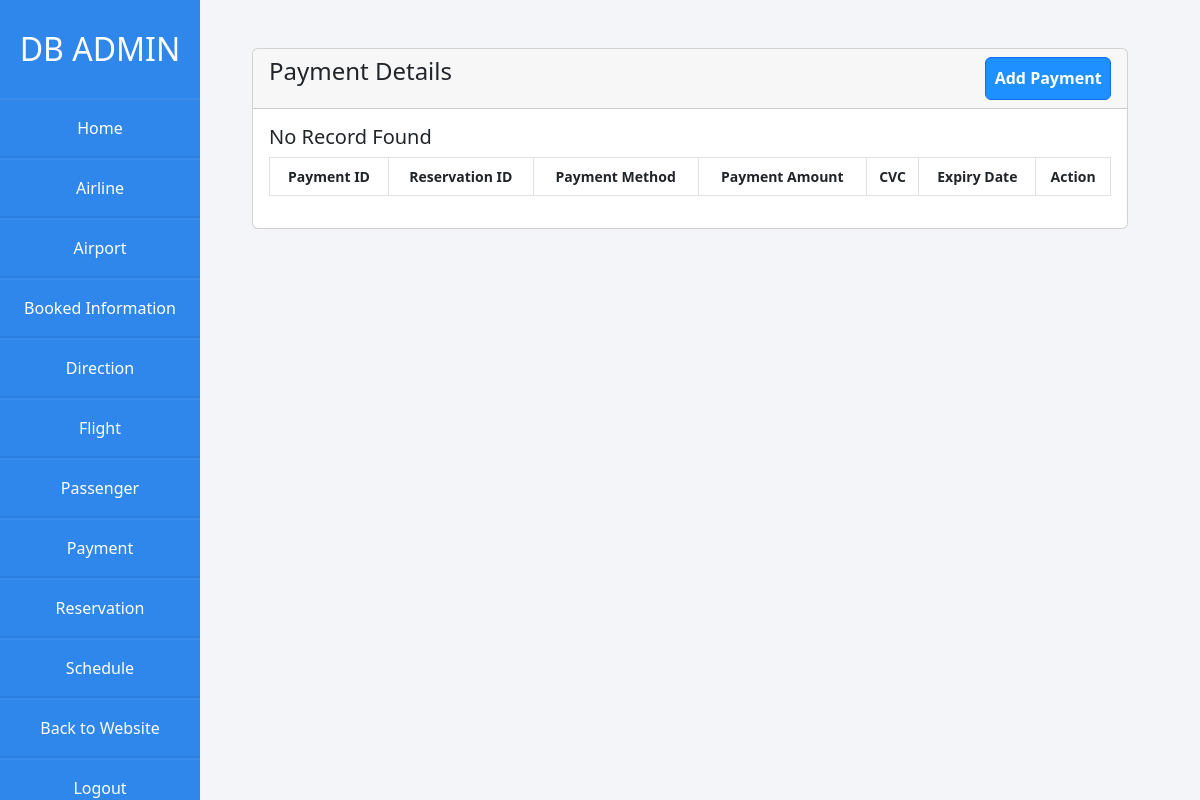
The page /Airlines/admin/payment.php on the database as committed earlier.
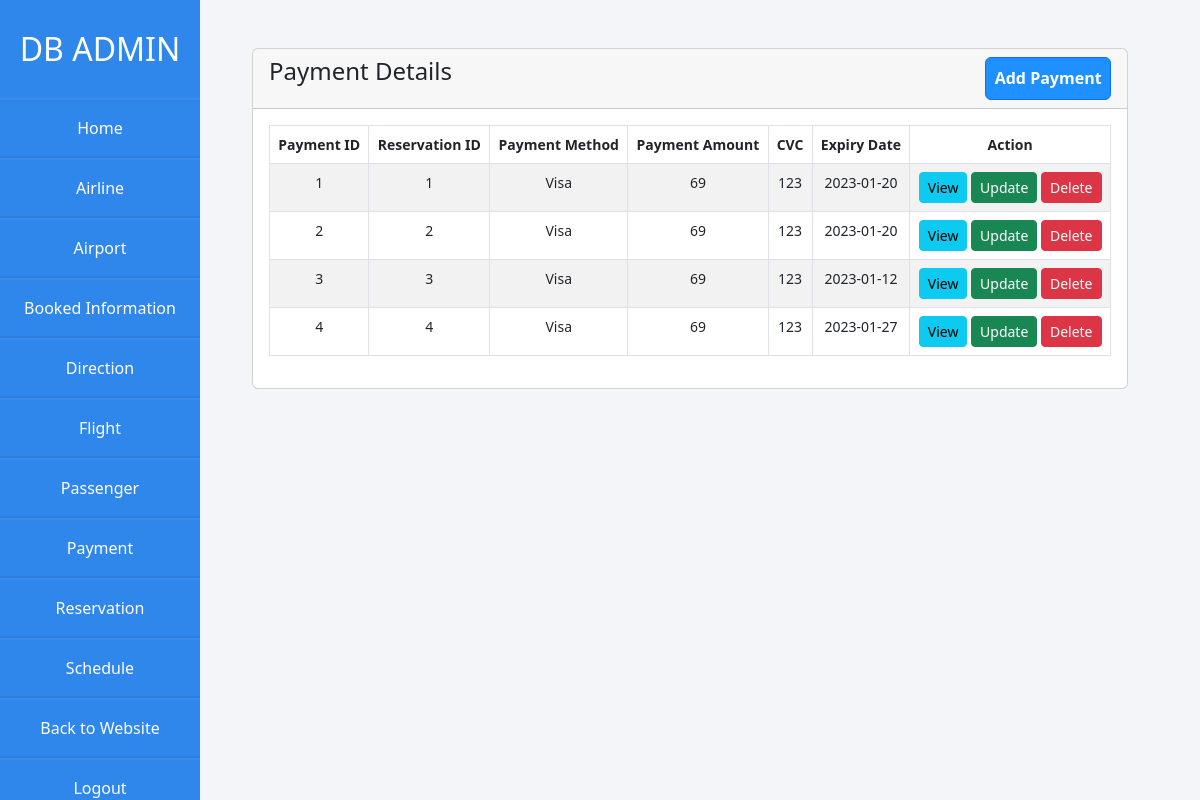
The same page on the database as committed later.
### tables this page shows
CREATE TABLE `payment` (
  `payment_id` int(10) NOT NULL,
  `reservation_id` int(10) NOT NULL,
  `payment_method` varchar(20) NOT NULL,
  `payment_amount` int(11) NOT NULL,
  `cvc` int(3) NOT NULL,
  `expiry_date` date NOT NULL
);

### Airlines/admin/payment.php (the view, shortened to what this page needs)
<?php
  require 'dbcon.php';
?>
<!doctype html>
<html lang="en">
  <head>
    <link href="https://cdn.jsdelivr.net/npm/bootstrap@5.2.0-beta1/dist/css/bootstrap.min.css" rel="stylesheet">
    <link rel="stylesheet" href="css/styles.css">
  </head>
  <body>
    <div class="wrapper">
      <div class="sidebar">
        <h2>DB Admin</h2>
        <li><a href="admin.php">Home</a></li>
        <li><a href="airline.php">Airline</a></li>
        <li><a href="airport.php">Airport</a></li>
        <li><a href="booked-information.php">Booked Information</a></li>
        <li><a href="direction.php">Direction</a></li>
        <li><a href="flight.php">Flight</a></li>
        <li><a href="passenger.php">Passenger</a></li>
        <li><a href="payment.php">Payment</a></li>
        <li><a href="reservation.php">Reservation</a></li>
        <li><a href="schedule.php">Schedule</a></li>
        <li><a href="../home.php"> Back to Website</a></li>
        <li><a href="logout-admin.php"> Logout</a></li>
      </div>
    </div>
    <div class="container mt-5">
      <div class="row">
        <div class="col-md-12">
          <div class="card">
            <div class="card-header">
              <h4>Payment Details
                <a href="payment-create.php" class="btn btn-primary float-end">Add Payment</a>
              </h4>
            </div>
            <div class="card-body">
              <table class="table table-bordered table-striped">
                  <thead>
                      <tr>
                        <th>Payment ID</th>
                        <th>Reservation ID</th>
                        <th>Payment Method</th>
                        <th>Payment Amount</th>
                        <th>CVC</th>
                        <th>Expiry Date</th>
                        <th>Action</th>
                      </tr>
                  </thead>
                  <tbody>
                    <?php
                      $query = "SELECT * FROM payment";
                      $query_run = mysqli_query($con, $query);
                      if(mysqli_num_rows($query_run) > 0){
                        foreach($query_run as $payment){
                          ?>
                          <tr>
                            <td><?= $payment['payment_id']; ?></td>
                            <td><?= $payment['reservation_id']; ?></td>
                            <td><?= $payment['payment_method']; ?></td>
                            <td><?= $payment['payment_amount']; ?></td>
                            <td><?= $payment['cvc']; ?></td>
                            <td><?= $payment['expiry_date']; ?></td>
                            <td>
                              <a href="payment-view.php?payment_id=<?= $payment['payment_id']; ?>" class="btn btn-info btn-sm">View</a>
                              <a href="payment-update.php?payment_id=<?= $payment['payment_id']; ?>" class="btn btn-success btn-sm">Update</a>
                              <form action="code.php" method='POST' class="d-inline">
                                <button type="submit" name="delete_payment" value="<?=$payment['payment_id']; ?>" class="btn btn-danger btn-sm">Delete</a>
                              </form>
                            </td>
                          </tr>
                          <?php
                        }
                      }
                      else{
                        echo '<h5>No Record Found </h5>';
                      }
                    ?>
                  </tbody>
              </table>
            </div>
          </div>
        </div>
      </div>
    </div>
  </body>
</html>

Rows that differ between the two databases and show on the page:
added payment: payment "1", reservation "1", payment_method "Visa", payment_amount "69", cvc "123", expiry_date "2023-01-20"
added payment: payment "2", reservation "2", payment_method "Visa", payment_amount "69", cvc "123", expiry_date "2023-01-20"
added payment: payment "3", reservation "3", payment_method "Visa", payment_amount "69", cvc "123", expiry_date "2023-01-12"
added payment: payment "4", reservation "4", payment_method "Visa", payment_amount "69", cvc "123", expiry_date "2023-01-27"
Other text that changed with them:
text no longer shown: "No Record Found"
